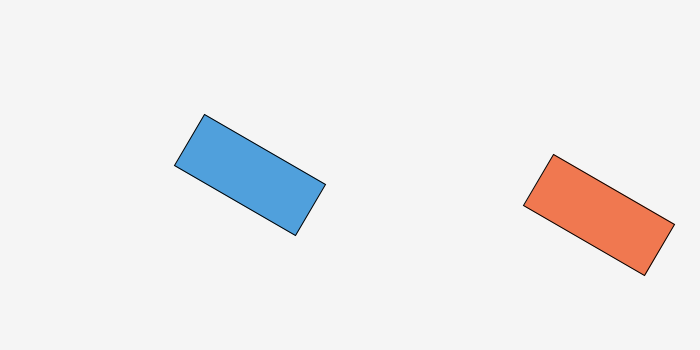
Frame 1 (no input)
Frame 60 (the mouse pressed at the canvas centre just before this capture): identical to frame 1, image omitted
Frame 120 (the mouse held since frame 60 and released just before this capture): identical to frame 1, image omitted

The Processing sketch that drew this single still picture (run headless with seeded random() and noise(); from frame 60 on, the mouse is pressed at the canvas centre):

// Processing sketch: sample_05_04_transform_order
// ── sample_05_04_transform_order.pde
void setup() {
  size(700, 350);
  rectMode(CENTER);
}

void draw() {
  background(245);

  pushMatrix();
  translate(170, height / 2);
  translate(80, 0);
  rotate(radians(30));
  fill(80, 160, 220);
  rect(0, 0, 140, 60);
  popMatrix();

  pushMatrix();
  translate(530, height / 2);
  rotate(radians(30));
  translate(80, 0);
  fill(240, 120, 80);
  rect(0, 0, 140, 60);
  popMatrix();
}
